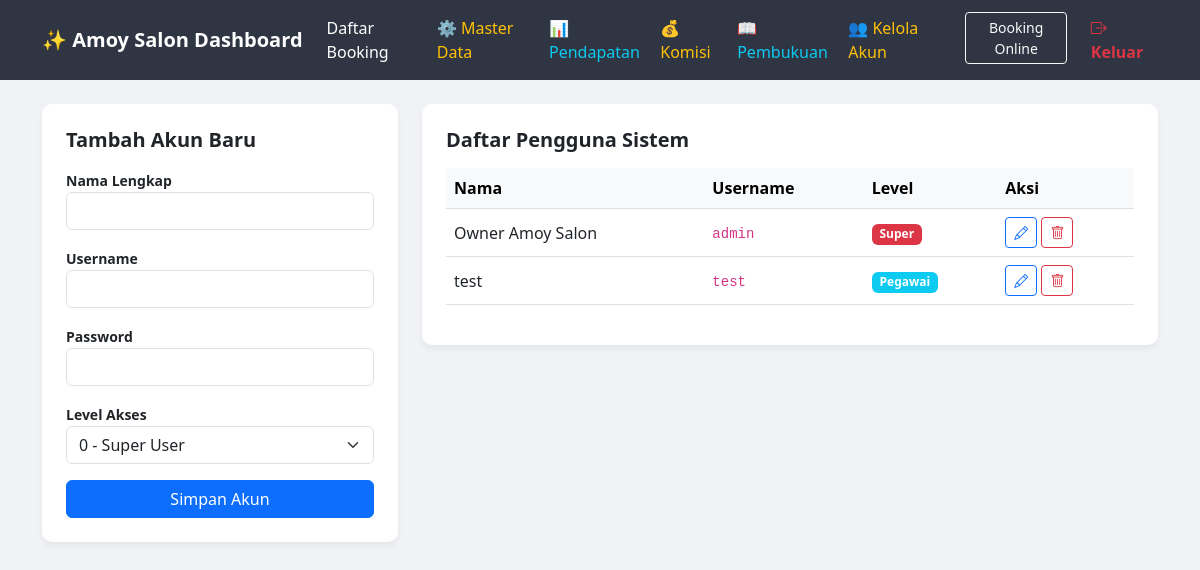
/class/user_manage.php (signed in), run on an earlier commit of the app's database.
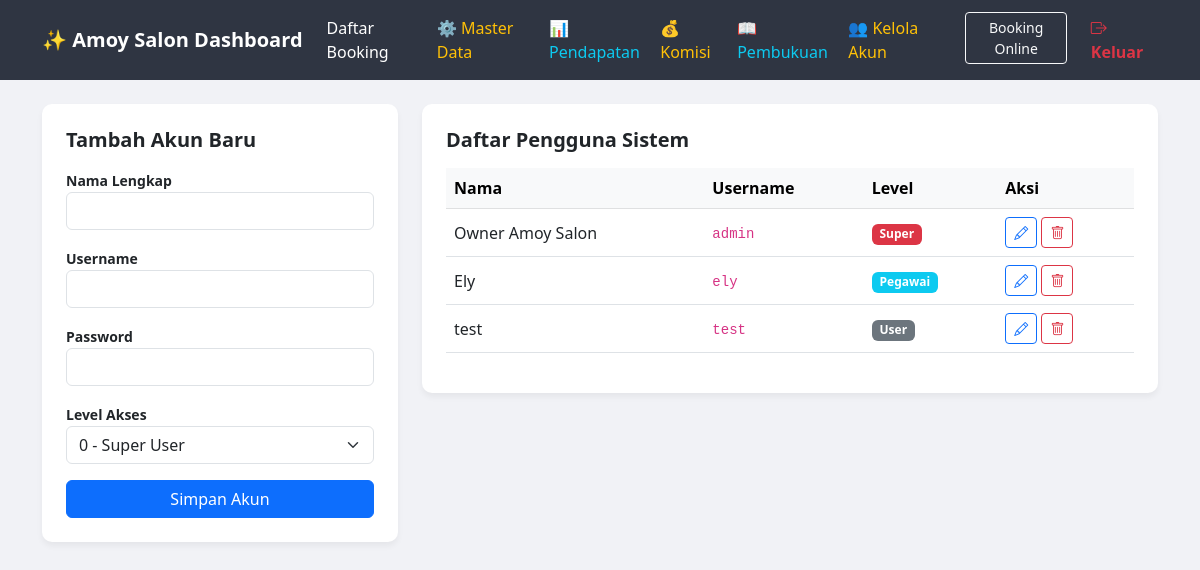
And on a later commit of the database.
### tables this page shows
CREATE TABLE `users` (
  `id_user` int(11) NOT NULL,
  `username` varchar(50) NOT NULL,
  `password` varchar(255) NOT NULL,
  `nama_lengkap` varchar(100) DEFAULT NULL,
  `level` int(11) NOT NULL COMMENT '0:SuperUser, 1:Admin, 2:Pegawai, 3:User'
);

### class/user_manage.php (the view, shortened to what the changed rows need)
<?php
include 'koneksi.php';
?>
<!DOCTYPE html>
<html lang="id">
<head>
    <link href="https://cdn.jsdelivr.net/npm/bootstrap@5.3.0/dist/css/bootstrap.min.css" rel="stylesheet">
    <link rel="stylesheet" href="https://cdn.jsdelivr.net/npm/bootstrap-icons@1.11.1/font/bootstrap-icons.css">
</head>
<body>
<div class="container">
    <div class="row">
        <div class="col-md-8">
            <div class="card p-4">
                <div class="table-responsive">
                    <table class="table table-hover align-middle">
                        <thead class="table-light">
                            <tr>
                                <th>Nama</th>
                                <th>Username</th>
                                <th>Level</th>
                                <th>Aksi</th>
                            </tr>
                        </thead>
                        <tbody>
                            <?php
                            $sql = mysqli_query($conn, "SELECT * FROM users ORDER BY level ASC");
                            while ($u = mysqli_fetch_array($sql)) {
                                $lbl = ['0'=>'Super', '1'=>'Admin', '2'=>'Pegawai', '3'=>'User'];
                                $color = ['0'=>'danger', '1'=>'warning', '2'=>'info', '3'=>'secondary'];
                            ?>
                            <tr>
                                <td><?= $u['nama_lengkap']; ?></td>
                                <td><code><?= $u['username']; ?></code></td>
                                <td><span class="badge bg-<?= $color[$u['level']]; ?>"><?= $lbl[$u['level']]; ?></span></td>
                                <td>
                                    <a href="user_edit.php?id=<?= $u['id_user']; ?>" class="btn btn-sm btn-outline-primary"><i class="bi bi-pencil"></i></a>
                                    <a href="user_manage.php?hapus=<?= $u['id_user']; ?>" class="btn btn-sm btn-outline-danger" onclick="return confirm('Hapus akun ini?')"><i class="bi bi-trash"></i></a>
                                </td>
                            </tr>
                            <?php } ?>
                        </tbody>
                    </table>
                </div>
            </div>
        </div>
    </div>
</div>
</body>
</html>

What changed in the data, as far as the page shows it:
added users: nama_lengkap "Ely", username "ely", level "Pegawai"
changed users "test": level "Pegawai" → "User"
